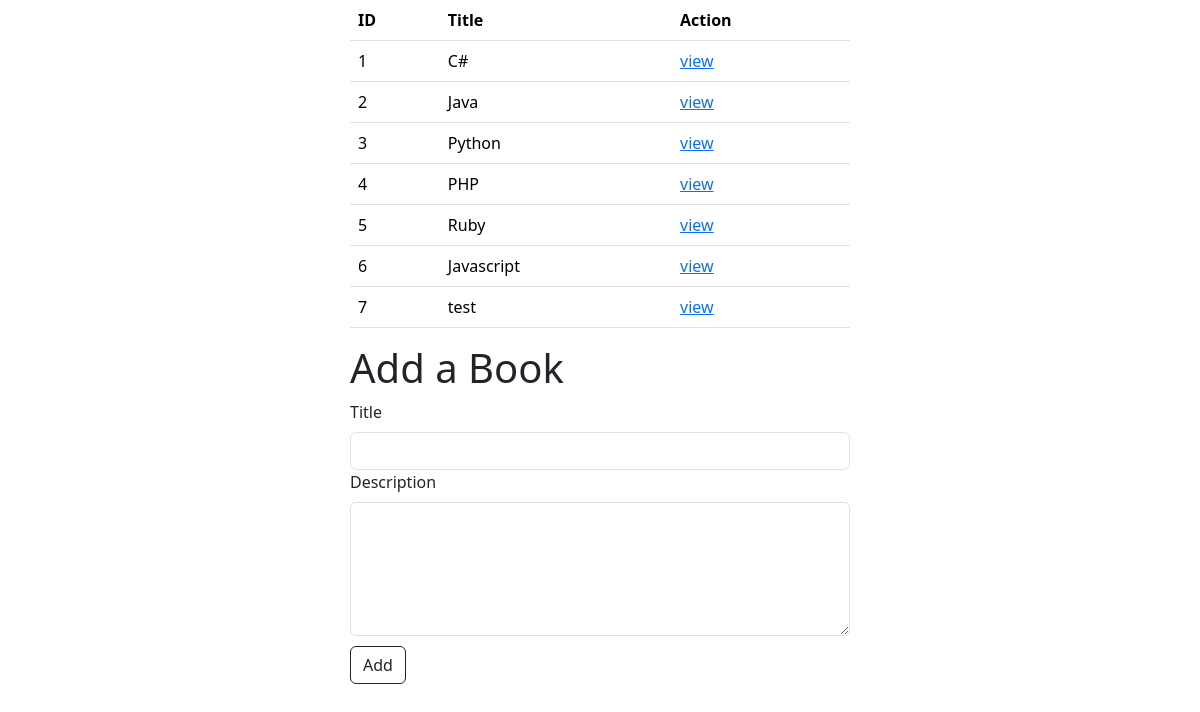
The page / on the database its author committed.
### books_authors_app/models.py (models this page shows)
class Book(models.Model):
    title = models.CharField(max_length=255)
    desc = models.TextField()
    created_at = models.DateTimeField(auto_now_add=True)
    updated_at = models.DateTimeField(auto_now=True)

### books_authors_app/views.py (the view)
# urls.py: path('', views.index),
def index(request):
    context={
        "books": models.display_books()
    }
    return render(request, 'index.html',context)

### books_authors_app/models.py (called while the page is built)
def display_books():
    return Book.objects.all()

### books_authors_app/templates/index.html (shortened to what this page needs)
<!DOCTYPE html>
<html lang="en">
<head>
    <link href="https://cdn.jsdelivr.net/npm/bootstrap@5.3.3/dist/css/bootstrap.min.css" rel="stylesheet">
    {% load static %}
    <link rel="stylesheet" href="{% static 'css/style.css' %}">
</head>
<body>
    <table class="table">
        <tr>
            <th>ID</th>
            <th>Title</th>
            <th>Action</th>
        </tr>
        {% for book in books %}
        <tr>
            <td>{{ book.id }}</td>
            <td>{{ book.title }}</td>
            <td><a href="/books/{{ book.id }}">view</a></td>
        </tr>
        {% endfor %}
    </table>
    <h1>Add a Book</h1>
    <form action="/add_book" method="post">
        <div>
            <label for="title" class="form-label">Title</label>
            <input type="text" name="title" id="title" class="form-control">
        </div>
        <div>
            <label for="desc" class="form-label">Description</label>
            <textarea name="desc" id="desc" cols="30" rows="5" class="form-control"></textarea>
        </div>
        <button class="btn btn-outline-dark">Add</button>
    </form>
</body>
</html>

### books_authors_app/static/css/style.css (style rules this page uses)
body { max-width: 500px; margin: auto; }
.btn { margin-top: 10px; }

### rows shown on the page
Book: id "1", title "C#"
Book: id "2", title "Java"
Book: id "3", title "Python"
Book: id "4", title "PHP"
Book: id "5", title "Ruby"
Book: id "6", title "Javascript"
Book: id "7", title "test"
